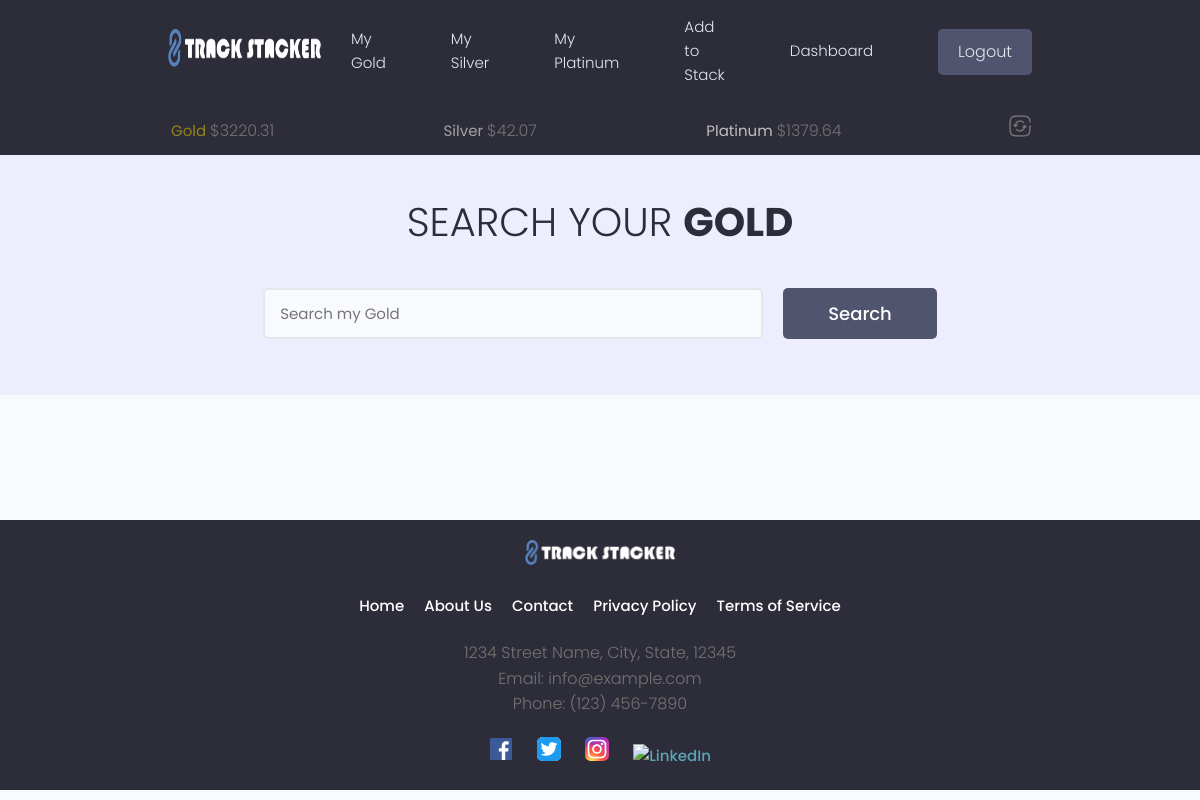
/gold/ (signed in), run on an earlier commit of the app's database.
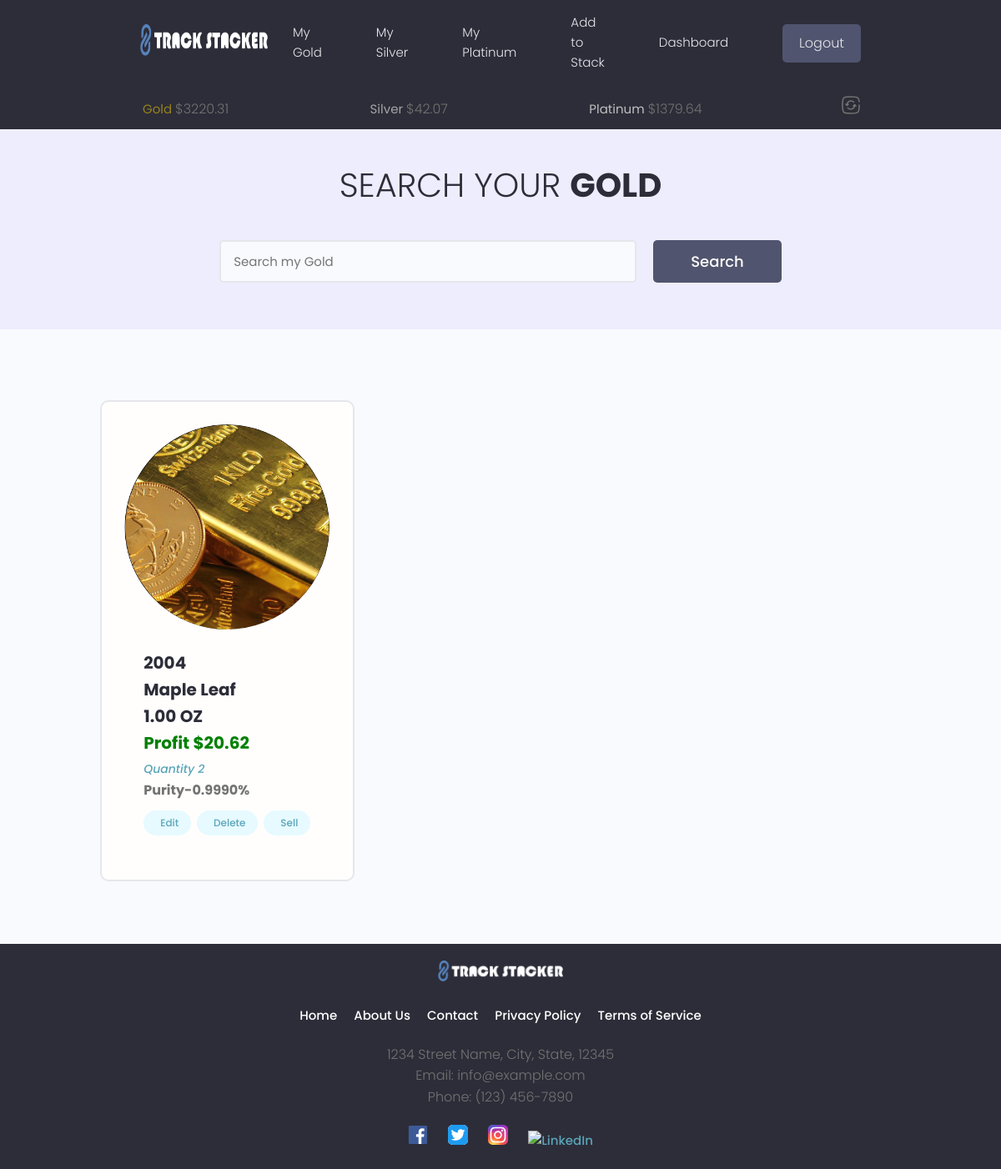
And on a later commit of the database.
### tracker/models.py (models this page shows, shortened)
class Gold(models.Model):
    METAL_TYPES = (
        ('gold', 'Gold'),
        ('silver', 'Silver'),
        ('platinum', 'Platinum'),
    )
    BAR_ROUND_MISC = (
        ('bar', 'Bar'),
        ('round', 'Round'),
        ('misc', 'Misc'),
    )
    UNIT_CHOICES = [
        ('GRAMS', 'Grams'),
        ('TROY_OUNCES', 'Troy Ounces'),
    ]
    COA_PRESENT = [
        ('yes', 'Yes'),
        ('no', 'No'),
    ]
    owner = models.ForeignKey(Profile, on_delete=models.CASCADE, default=None, null=True, blank=True, unique=False)
    metal_type = models.CharField(max_length=100, choices=METAL_TYPES, default='')
    item_type = models.CharField(max_length=100, choices=BAR_ROUND_MISC, default='round')
    coa_present = models.CharField(max_length=100, choices=COA_PRESENT, default='no')
    item_year =models.PositiveIntegerField(null=True, blank=True, default=None)
    item_name = models.CharField(max_length=100)
    item_about = models.TextField(max_length=500, null=True, blank=True, default="")
    featured_image = models.ImageField(default='images/gold_avatar.jpg', null=True, blank=True)
    purity = models.DecimalField(max_digits=15, decimal_places=4, null=True, blank=True)
    quantity = models.IntegerField()
    weight_troy_oz = models.DecimalField(max_digits=30, decimal_places=4)
    weight_grams = models.DecimalField(max_digits=30, decimal_places=4, default=0.00)
    cost_to_purchase = models.DecimalField(max_digits=20, decimal_places=2)
    spot_at_purchase = models.DecimalField(max_digits=20, decimal_places=2, null=True, blank=True, default=None)
    premium = models.DecimalField(max_digits=20, decimal_places=2, null=True, blank=True, default=0.00)
    shipping_cost = models.DecimalField(max_digits=15, decimal_places=2, null=True, blank=True)
    purchased_from = models.CharField(max_length=100)
    created = models.DateTimeField(auto_now_add=True)
    cost_per_unit = models.DecimalField(max_digits=20, decimal_places=2, null=True, blank=True, default=0.00)
    total_cost_per_unit = models.DecimalField(max_digits=20, decimal_places=2, null=True, blank=True, default=0.00)
    weight_per_unit = models.DecimalField(max_digits=20, decimal_places=4, default=0.00)
    initial_weight_unit = models.CharField(max_length=50, choices=UNIT_CHOICES, default='TROY_OUNCES')
    id = models.UUIDField(default=uuid.uuid4, primary_key=True, editable=False)
    class Meta:
        verbose_name_plural = "Gold"
    def calculate_profit(self, spot_price):
        if self.quantity > 0:
            try:
                melt_value = Decimal(self.weight_troy_oz) * Decimal(spot_price)
                profit = melt_value - (self.total_cost_per_unit * self.quantity)
            except Exception as e:
                print(f'There has been an error {e}')
            return profit
        else:
            profit = 0.00
            return profit

### tracker/views.py (the view, shortened to what this page needs)
# urls.py: path('<str:metal_type>/', views.metalPage, name='metal_page'),
@login_required(login_url='login-user')
def metalPage(request, metal_type):
    metals_data, created = MetalsData.objects.get_or_create(owner=request.user.profile)
    five_minutes_later = metals_data.timestamp + 300
    unix_time_now = int(time.time())
    if metals_data.current_gold_price == 0:
        metals_data.get_api_data(request.user)
    elif (unix_time_now - five_minutes_later) > 300:
        print('pancakes')
    gold_price = metals_data.current_gold_price
    silver_price = metals_data.current_silver_price
    platinum_price = metals_data.current_platinum_price
    print(f"Gold {gold_price}")
    print(f"Silver {silver_price}")
    print(f"Platinum {platinum_price}")
    metal_objects = None
    template_name = None
    results, search_query = searchMetals(request)
    if metal_type == 'gold':
        spot_price = gold_price
        if search_query:
            metal_objects = results.get('gold_items')
        else:
            metal_objects = Gold.objects.filter(owner=request.user.profile)
        template_name = 'tracker/gold.html'
    else:
        raise Http404
    if metal_objects:
        custom_range, metal_objects = paginateMetals(request, metal_objects, 6)
        for object in metal_objects:
            object.profit = object.calculate_profit(spot_price)
        for object in metal_objects:
            object.weight = object.weight_per_unit
        context = {
            'object.weight': object.weight,
            'object.profit': object.profit,
            'spot_price': spot_price,
            'custom_range': custom_range,
            'metal_type': metal_type,
            'metal_objects': metal_objects,
            'search_query': search_query
        }
    else:
        context = {
            'object.weight': 0,
            'object.profit': 0,
            'spot_price': 0,
            'custom_range': [],
            'metal_type': metal_type,
            'metal_objects': [],
            'search_query': search_query
        }
        print('There are some massive errors going on here!')
    return render(request, template_name, context)

### tracker/context_processors.py (called while the page is built)
def subheader_context(request):
    subheader_data = {}
    if request.user.is_authenticated:
        try:
            metals_data, created = MetalsData.objects.get_or_create(owner=request.user.profile)
            subheader_data['gold_price'] = metals_data.current_gold_price
            subheader_data['silver_price'] = metals_data.current_silver_price
            subheader_data['platinum_price'] = metals_data.current_platinum_price
        except MetalsData.DoesNotExist:
            subheader_data['gold_price'] = 'N/A'
            subheader_data['silver_price'] = 'N/A'
            subheader_data['platinum_price'] = 'N/A'
    return subheader_data

### tracker/templates/tracker/gold.html (shortened to what the changed rows need)
{% extends 'main.html' %}
{% block content %}
{% load static %}
{% load multiply %}
{% load custom_filters %}
<main class="projects">
    <section class="hero-section text-center">
      <div class="container container--narrow">
        <div class="hero-section__box">
          <h2>Search your <span>Gold</span></h2>
        </div>
      </div>
    </section>
    <section class="projectsList">
      <div class="container">
        <div class="grid grid--three">
          {% if search_query %}
          {% for object in metal_objects %}
          <div class="column">
            <div class="card project">
              <a href="{% url 'singleMetal' metal_type='gold' pk=object.pk %}" class="project">
                {% if object.featured_image.url != None %}
                <div class="project__thumbnail metal__thumbnail" style="background-image: url('{{ object.featured_image.url }}')">
                </div>
                {% else %}
                <div class="project__thumbnail metal__thumbnail" style="background-image: url('{% static 'images/default.jpg' %}')">
                </div>
                {% endif %}
                <div class="card__body">
                  <h3 class="project__title">{{object.item_year}}</h3>
                  <h3 class="project__title">{{object.item_name}}</h3>
                  {% if object.initial_weight_unit == 'TROY_OUNCES' %}
                  <h3 class="project__title">{{object.weight|floatformat:2}} OZ</h3>
                  {% else %}
                  <h3 class="project__title">{{object.weight|multiply:31.1035|floatformat:2}} Gram{{object.weight|multiply:31.1035|floatformat:2|pluralize}}</h3>
                  {% endif %}
                  {% if object.quantity > 0 %}
                    {% if object.profit > 0 %}
                    <h3 class="project__title profit_plus">Profit ${{object.profit|floatformat:2}}</h3>
                    {% elif object.profit == 0 %}
                    <h3 class="project__title profit_neutral">{{object.profit|floatformat:2}}</h3>
                    {% else %}
                    <h3 class="project__title profit_minus">Loss ${{object.profit|absolute|floatformat:2}}</h3>
                    {% endif %}
                  {% else %}
                    <h3 class="project__title profit_neutral">SOLD OUT</h3>
                  {% endif %}
                  <p><a class="project__author" href="{% url 'singleMetal' metal_type='gold' pk=object.pk %}">Quantity {{object.quantity}}</a></p>
                  <p class="project--rating">
                    <span style="font-weight: bold;">Purity-{{object.purity}}%</span>
                  </p>
                  <p class="project--rating">
                    <a class="tag tag--pill tag--main settings__btn" href="{% url 'editPage' metal_type=object.metal_type pk=object.pk %}"><i class="im im-edit"></i> Edit</a>
                    <a class="tag tag--pill tag--main settings__btn" href="{% url 'deletePage' metal_type=object.metal_type pk=object.pk %}"><i class="im im-edit"></i> Delete</a>
                    <a class="tag tag--pill tag--main settings__btn" href="{% url 'sellPage' metal_type=object.metal_type pk=object.pk %}"><i class="im im-edit"></i> Sell</a>
                  </p>
                </div>
              </a>
            </div>
          </div>
          {% endfor %}
          {% else %}
          {% for object in metal_objects %}
          <div class="column">
            <div class="card project">
              <a href="{% url 'singleMetal' metal_type='gold' pk=object.pk %}" class="project">
                {% if object.featured_image.url != None %}
                <div class="project__thumbnail metal__thumbnail" style="background-image: url('{{ object.featured_image.url }}')">
                </div>
                {% else %}
                <div class="project__thumbnail metal__thumbnail" style="background-image: url('{% static 'images/default.jpg' %}')">
                </div>
                {% endif %}
                <div class="card__body">
                  <h3 class="project__title">{{object.item_year}}</h3>
                  <h3 class="project__title">{{object.item_name}}</h3>
                  {% if object.initial_weight_unit == 'TROY_OUNCES' %}
                  <h3 class="project__title">{{object.weight|floatformat:2}} OZ</h3>
                  {% else %}
                  <h3 class="project__title">{{object.weight|multiply:31.1035|floatformat:2}} Gram{{object.weight|multiply:31.1035|floatformat:2|pluralize}}</h3>
                  {% endif %}
                  {% if object.quantity > 0 %}
                    {% if object.profit > 0 %}
                    <h3 class="project__title profit_plus">Profit ${{object.profit|floatformat:2}}</h3>
                    {% elif object.profit == 0 %}
                    <h3 class="project__title profit_neutral">{{object.profit|floatformat:2}}</h3>
                    {% else %}
                    <h3 class="project__title profit_minus">Loss ${{object.profit|absolute|floatformat:2}}</h3>
                    {% endif %}
                  {% else %}
                    <h3 class="project__title profit_neutral">SOLD OUT</h3>
                  {% endif %}
                  <p><a class="project__author" href="{% url 'singleMetal' metal_type='gold' pk=object.pk %}">Quantity {{object.quantity}}</a></p>                    <span style="font-weight: bold;">Purity-{{object.purity}}%</span>
                  <p class="project--rating">
                    <a class="tag tag--pill tag--main settings__btn" href="{% url 'editPage' metal_type=object.metal_type pk=object.pk %}"> Edit</a>
                    <a class="tag tag--pill tag--main settings__btn" href="{% url 'deletePage' metal_type=object.metal_type pk=object.pk %}"> Delete</a>
                    <a class="tag tag--pill tag--main settings__btn" href="{% url 'sellPage' metal_type=object.metal_type pk=object.pk %}"> Sell</a>
                  </p>
                </div>
              </a>
            </div>
          </div>
          {% endfor %}
          {% endif %}
        </div>
      </div>
    </section>
  </main>
{% endblock content %}

What changed in the data, as far as the page shows it:
added Gold: featured_image (picture), item_year "2004", item_name "Maple Leaf", weight "1.00", profit "20.62", quantity "2", purity "0.9990"
